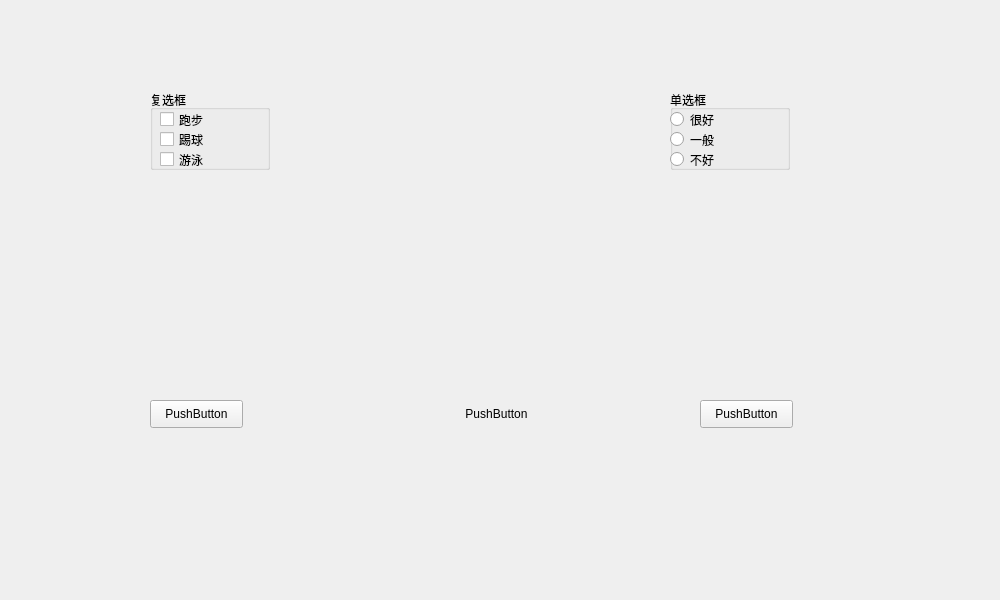
<?xml version="1.0" encoding="UTF-8"?>
<ui version="4.0">
 <class>MyWidget</class>
 <widget class="QWidget" name="MyWidget">
  <property name="geometry">
   <rect>
    <x>0</x>
    <y>0</y>
    <width>1000</width>
    <height>600</height>
   </rect>
  </property>
  <property name="windowTitle">
   <string>MyWidget</string>
  </property>
  <widget class="QPushButton" name="pushBtn1">
   <property name="geometry">
    <rect>
     <x>150</x>
     <y>400</y>
     <width>93</width>
     <height>28</height>
    </rect>
   </property>
   <property name="text">
    <string>PushButton</string>
   </property>
   <property name="checkable">
    <bool>true</bool>
   </property>
  </widget>
  <widget class="QPushButton" name="pushBtn2">
   <property name="geometry">
    <rect>
     <x>450</x>
     <y>400</y>
     <width>93</width>
     <height>28</height>
    </rect>
   </property>
   <property name="text">
    <string>PushButton</string>
   </property>
   <property name="flat">
    <bool>true</bool>
   </property>
  </widget>
  <widget class="QPushButton" name="pushBtn3">
   <property name="geometry">
    <rect>
     <x>700</x>
     <y>400</y>
     <width>93</width>
     <height>28</height>
    </rect>
   </property>
   <property name="text">
    <string>PushButton</string>
   </property>
  </widget>
  <widget class="QGroupBox" name="groupBox">
   <property name="geometry">
    <rect>
     <x>150</x>
     <y>90</y>
     <width>120</width>
     <height>80</height>
    </rect>
   </property>
   <property name="title">
    <string>复选框</string>
   </property>
   <widget class="QCheckBox" name="checkBox">
    <property name="geometry">
     <rect>
      <x>10</x>
      <y>20</y>
      <width>91</width>
      <height>19</height>
     </rect>
    </property>
    <property name="text">
     <string>跑步</string>
    </property>
    <property name="tristate">
     <bool>true</bool>
    </property>
   </widget>
   <widget class="QCheckBox" name="checkBox_2">
    <property name="geometry">
     <rect>
      <x>10</x>
      <y>40</y>
      <width>91</width>
      <height>19</height>
     </rect>
    </property>
    <property name="text">
     <string>踢球</string>
    </property>
    <property name="tristate">
     <bool>true</bool>
    </property>
   </widget>
   <widget class="QCheckBox" name="checkBox_3">
    <property name="geometry">
     <rect>
      <x>10</x>
      <y>60</y>
      <width>91</width>
      <height>19</height>
     </rect>
    </property>
    <property name="text">
     <string>游泳</string>
    </property>
    <property name="tristate">
     <bool>true</bool>
    </property>
   </widget>
  </widget>
  <widget class="QGroupBox" name="groupBox_2">
   <property name="geometry">
    <rect>
     <x>670</x>
     <y>90</y>
     <width>120</width>
     <height>80</height>
    </rect>
   </property>
   <property name="title">
    <string>单选框</string>
   </property>
   <widget class="QRadioButton" name="radioButton">
    <property name="geometry">
     <rect>
      <x>0</x>
      <y>20</y>
      <width>115</width>
      <height>19</height>
     </rect>
    </property>
    <property name="text">
     <string>很好</string>
    </property>
   </widget>
   <widget class="QRadioButton" name="radioButton_2">
    <property name="geometry">
     <rect>
      <x>0</x>
      <y>40</y>
      <width>115</width>
      <height>19</height>
     </rect>
    </property>
    <property name="text">
     <string>一般</string>
    </property>
   </widget>
   <widget class="QRadioButton" name="radioButton_3">
    <property name="geometry">
     <rect>
      <x>0</x>
      <y>60</y>
      <width>115</width>
      <height>19</height>
     </rect>
    </property>
    <property name="text">
     <string>不好</string>
    </property>
   </widget>
  </widget>
 </widget>
 <layoutdefault spacing="6" margin="11"/>
 <resources/>
 <connections/>
</ui>
